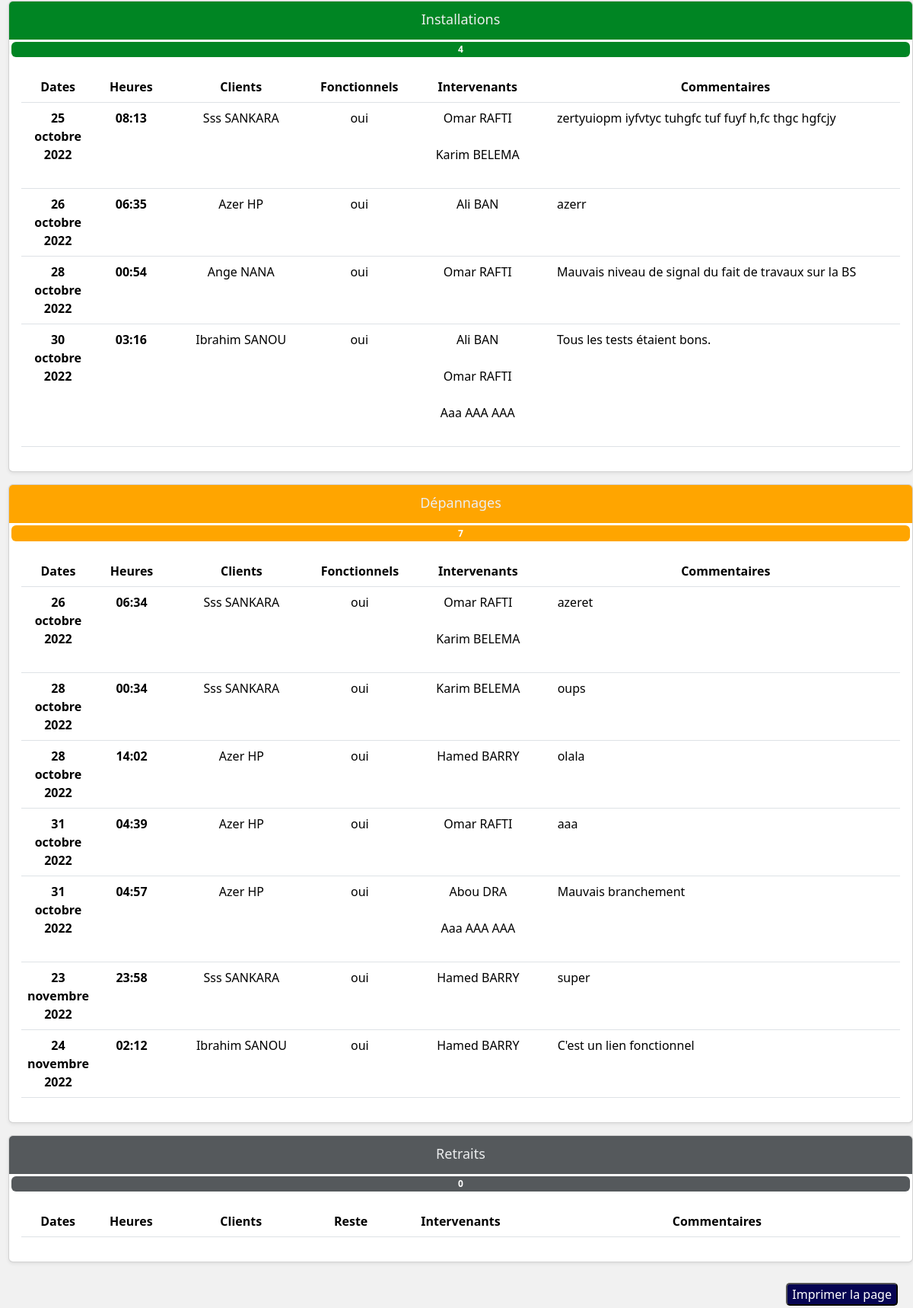
The page /historique/all (lower part) on the database as committed earlier.
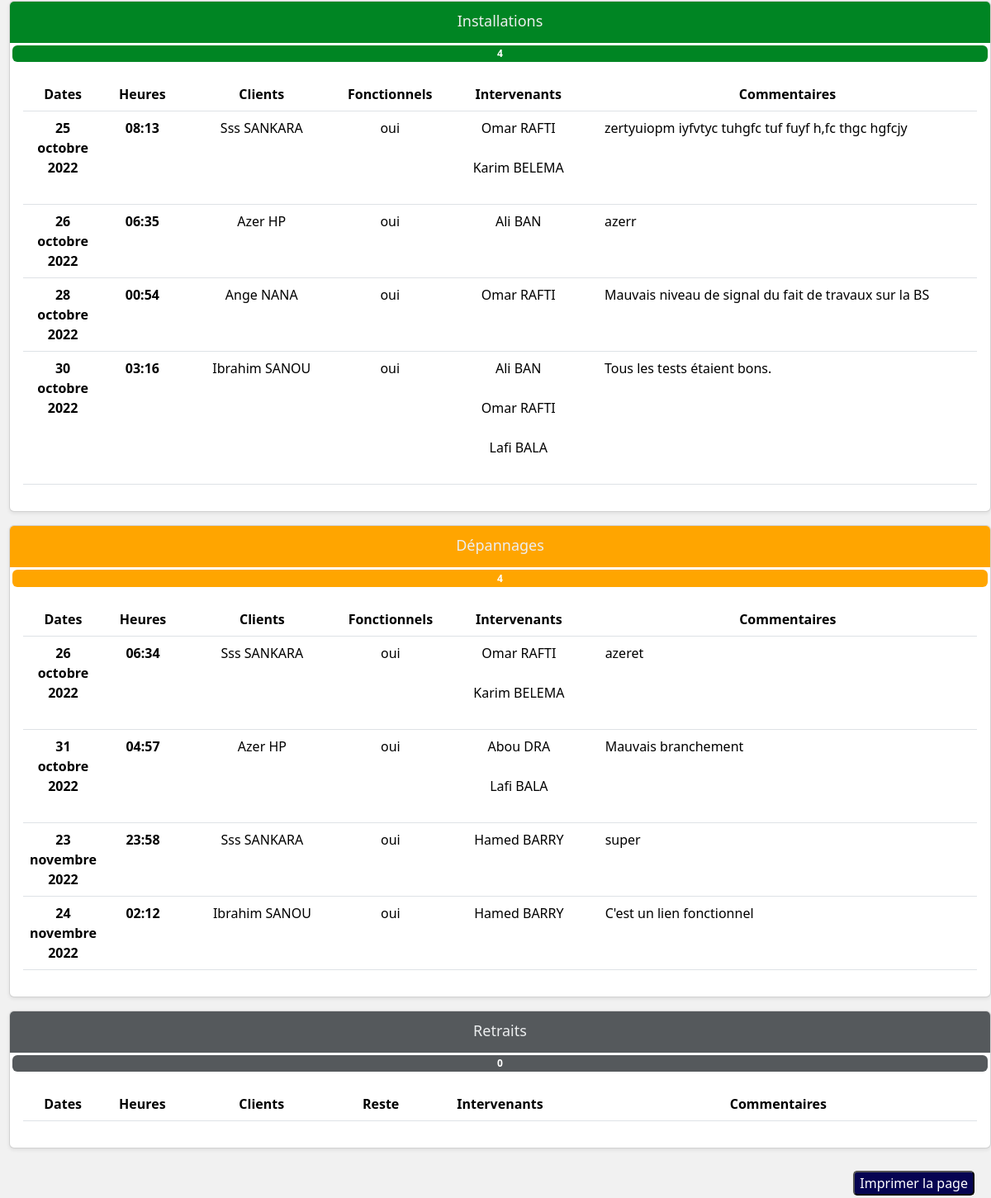
The same page on the database as committed later.
### home/models.py (models this page shows, shortened)
class Installation(models.Model):
    date = models.DateField(auto_now_add=True)
    heure = models.TimeField(auto_now_add=True)
    client = models.OneToOneField(Client,on_delete=models.CASCADE)
    employe = models.ManyToManyField(Employe, blank=True)
    etat = models.CharField(max_length=4,choices=choix, default="oui")
    comment = models.TextField(max_length=250)
    caractéristique = models.ImageField(upload_to='caracteristique',null=True)
    mat = models.ImageField(upload_to='mat',null=True)

class Client(models.Model):
    first_name = models.CharField(max_length=30)
    last_name = models.CharField(max_length=40)
    phone_number = models.IntegerField()
    routeur = models.ForeignKey(Routeur,on_delete=models.CASCADE,null=True)
    antenne = models.ForeignKey(Antenne,on_delete=models.CASCADE,null=True)

class Employe(models.Model):
    choix = [
        ('DG', 'Directeur Générale'),
        ('DAF', 'Directeur Affaire Financière'),
        ('DT', 'Directeur Technique'),
        ('Ingénieur', 'Ingénieur'),
        ('Technicien', 'Technicien'),
        ('Commercial', 'Commercial'),
    ]
    first_name = models.CharField(max_length=30)
    last_name = models.CharField(max_length=40)
    job = models.CharField(max_length=20,choices=choix,default='Technicien')
    phone_number = models.IntegerField()
    leave = models.BooleanField(default=False)
    profil = models.ImageField(upload_to='profil',null=True,blank=True)

class Depannage(models.Model):
    date = models.DateField(auto_now_add=True)
    heure = models.TimeField(auto_now_add=True)
    client = models.ForeignKey(Client,on_delete=models.CASCADE)
    employe = models.ManyToManyField(Employe)
    etat = models.CharField(max_length=4,choices=choix, default="oui")
    comment = models.TextField(max_length=250)
    caractéristique = models.ImageField(upload_to='caracteristique',blank=True,null=True)
    mat = models.ImageField(upload_to='mat',blank=True,null=True)

### home/views.py (the view)
# urls.py: path('historique/all', views.historiqueAll, name='historiqueAll'),
def historiqueAll(request):
    visite = Visite.objects.all()
    installation = Installation.objects.all()
    depannage = Depannage.objects.all()
    retrait = Retrait.objects.all()
    context = {
        'visites' : visite,
        'nbr_visite' : len(visite),
        'installations' : installation,
        'nbr_installation' : len(installation),
        'depannages' : depannage,
        'nbr_depannage' : len(depannage),
        'retraits' : retrait,
        'nbr_retrait' : len(retrait),
    }
    return render(request, 'home/historiqueAll.html', context)

### home/templates/home/historiqueAll.html (shortened to what the changed rows need)
{% extends './base.html' %}
{% load static %}
    {% block content %}
        <br>
        <div class="voir">
          <br><br>
          <div>
            <div class="row g-3" style="margin-left: 3px ;">
              <div id="i">
                <div class="card shadow-sm">
                  <div class="card-body">
                    <table class="table table-hover ">
                      <thead>
                        <tr>
                          <th scope="col" class="col-1 centre">Dates</th>
                          <th scope="col" class="col-1 centre">Heures</th>
                          <th scope="col" class="col-2 centre">Clients</th>
                          <th scope="col" class="col-1 centre">Fonctionnels</th>
                          <th scope="col" class="col-2 centre">Intervenants</th>
                          <th scope="col" class="centre">Commentaires</th>
                        </tr>
                      </thead>
                      <tbody>
                      {% for installation in installations %}
                        <tr>
                          <th class="centre">{{ installation.date }}</th>
                          <th class="centre">{{ installation.heure }}</th>
                          <td class="centre">{{ installation.client.first_name | title  }} {{ installation.client.last_name |upper }}</td>
                          <td class="centre">{{ installation.etat }}</td>
                          <td class="centre">
                            {% for employe in installation.employe.all %}
                                {{ employe.first_name | title  }} {{ employe.last_name |upper}} <br><br>
                            {%  endfor %}
                          </td>
                          <td>{{ installation.comment }}</td>
                        </tr>
                      {% endfor %}
                      </tbody>
                    </table>
                  </div>
                </div>
              </div>
              <div id="d">
                <div class="card shadow-sm" >
                  <svg class="bd-placeholder-img card-img-top" width="100%" height="50" xmlns="http://www.w3.org/2000/svg" role="img" aria-label="Placeholder: Thumbnail" preserveAspectRatio="xMidYMid slice" focusable="false"><title>Placeholder</title><rect width="100%" height="100%" fill="orange"/><text x="50%" y="50%" fill="#eceeef" dy=".3em">Dépannages<span class="badge orange">{{nbr_depannage}} </span></text></svg>
                  <div class="card-body">
                    <table class="table table-hover ">
                      <thead>
                        <tr>
                          <th scope="col" class="col-1 centre">Dates</th>
                          <th scope="col" class="col-1 centre">Heures</th>
                          <th scope="col" class="col-2 centre">Clients</th>
                          <th scope="col" class="col-1 centre">Fonctionnels</th>
                          <th scope="col" class="col-2 centre">Intervenants</th>
                          <th scope="col" class="centre">Commentaires</th>
                        </tr>
                      </thead>
                      <tbody>
                      {% for depannage in depannages %}
                        <tr>
                          <th class="centre">{{ depannage.date }}</th>
                          <th class="centre">{{ depannage.heure }}</th>
                          <td class="centre">{{ depannage.client.first_name | title }} {{ depannage.client.last_name |upper}}</td>
                          <td class="centre">{{ depannage.etat }}</td>
                          <td class="centre">
                            {% for employe in depannage.employe.all %}
                                {{ employe.first_name | title  }} {{ employe.last_name |upper}} <br><br>
                            {%  endfor %}
                          </td>
                          <td>{{ depannage.comment }}</td>
                        </tr>
                      {% endfor %}
                      </tbody>
                    </table>
                  </div>
                </div>
              </div>
              <div id="r">
                <div class="card shadow-sm">
                  <div class="card-body">
                    <table class="table table-hover ">
                      <thead>
                        <tr>
                          <th scope="col" class="col-1 centre">Dates</th>
                          <th scope="col" class="col-1 centre">Heures</th>
                          <th scope="col" class="col-2 centre">Clients</th>
                          <th scope="col" class="col-1 centre">Reste</th>
                          <th scope="col" class="col-2 centre">Intervenants</th>
                          <th scope="col" class="centre">Commentaires</th>
                        </tr>
                      </thead>
                    </table>
                  </div>
                </div>
              </div>
            </div>
          </div>
        </div>
        {% include './impression.html'%}
    {% endblock %}>

Rows that differ between the two databases and show on the page:
removed Depannage: date "28 octobre 2022", heure "00:34", client.first_name "Sss", client.last_name "SANKARA", etat "oui", comment "oups", Employe (first_name "Karim", last_name "BELEMA")
removed Depannage: date "28 octobre 2022", heure "14:02", client.first_name "Azer", client.last_name "HP", etat "oui", comment "olala", Employe (first_name "Hamed", last_name "BARRY")
removed Depannage: date "31 octobre 2022", heure "04:39", client.first_name "Azer", client.last_name "HP", etat "oui", comment "aaa", Employe (first_name "Omar", last_name "RAFTI")
changed Employe: first_name "Aaa" → "Lafi"; last_name "AAA AAA" → "BALA"
Other text that changed with them:
{{ nbr_depannage }}: "7" → "4"
